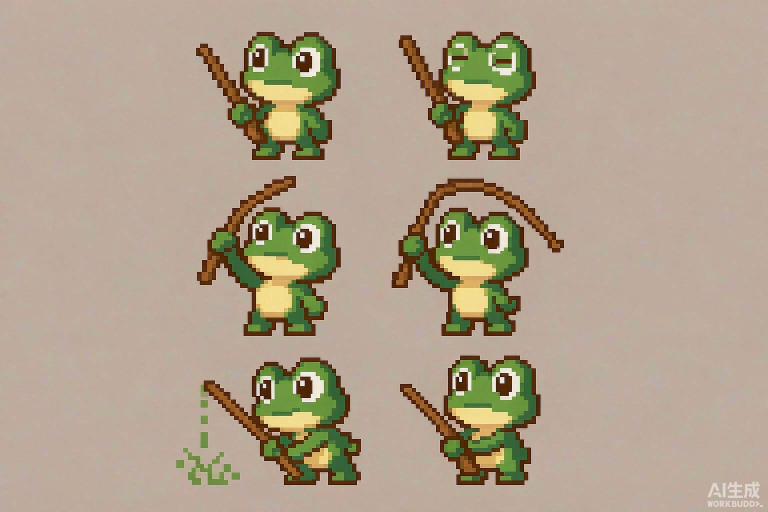
#> input picture project/design/_raw/frog-v1-wrong-facing.png, 1536 x 1024 px (shown at 1/2 size)
$ python clean_watermark.py ../_raw/frog-v1-wrong-facing.png
#> lines starting #> are read from the running program, lines starting #| are printed output that depends on the picture
"""Remove the bottom-right "AI生成" watermark from design sheets.

Instead of painting a flat colour (which would leave a visible block on the UI
mockups where the watermark sits on a parchment panel), we take a thin strip of
pixels just ABOVE the watermark and stretch it downward over the watermark area.
On these sheets that region is a vertically-uniform background or panel edge, so
the patch blends in cleanly for both flat character sheets and UI mockups.
"""
import sys
from PIL import Image


def clean(path: str) -> None:
#> called with path = '../_raw/frog-v1-wrong-facing.png'
    im = Image.open(path).convert("RGB")
#> im is the input picture: PIL image 1536x1024 RGB; mean R, G, B 176.2, 160.9, 139.5
    W, H = im.size
#> W = 1536; H = 1024
    x0, y0 = int(W * 0.70), int(H * 0.885)
#> x0 = 1075; y0 = 906
    h = H - y0
#> h = 118
    if h <= 0 or W - x0 <= 0:
        print("skip", path)
        return
    strip = im.crop((x0, max(0, y0 - 6), W, y0)).resize((W - x0, h), Image.NEAREST)
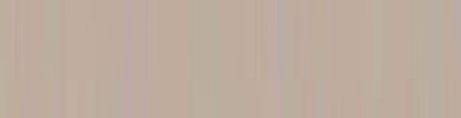
#> strip: PIL image 461x118 RGB; mean R, G, B 189.8, 172.4, 158.9
    im.paste(strip, (x0, y0))
    im.save(path)
    print("cleaned", path)


if __name__ == "__main__":
    for p in sys.argv[1:]:
        clean(p)
